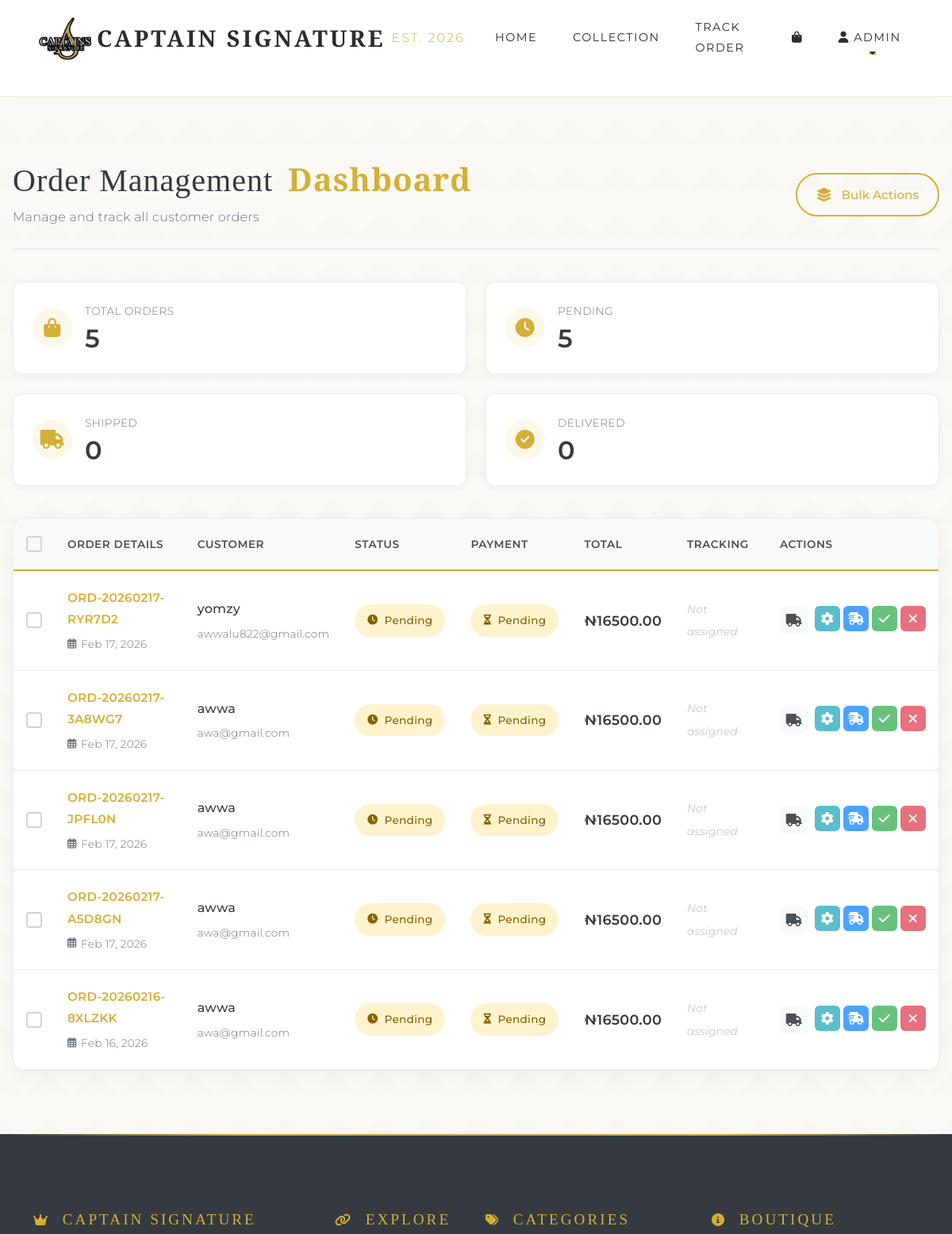
Page /admin/orders (signed in, upper part) on the earlier database version.
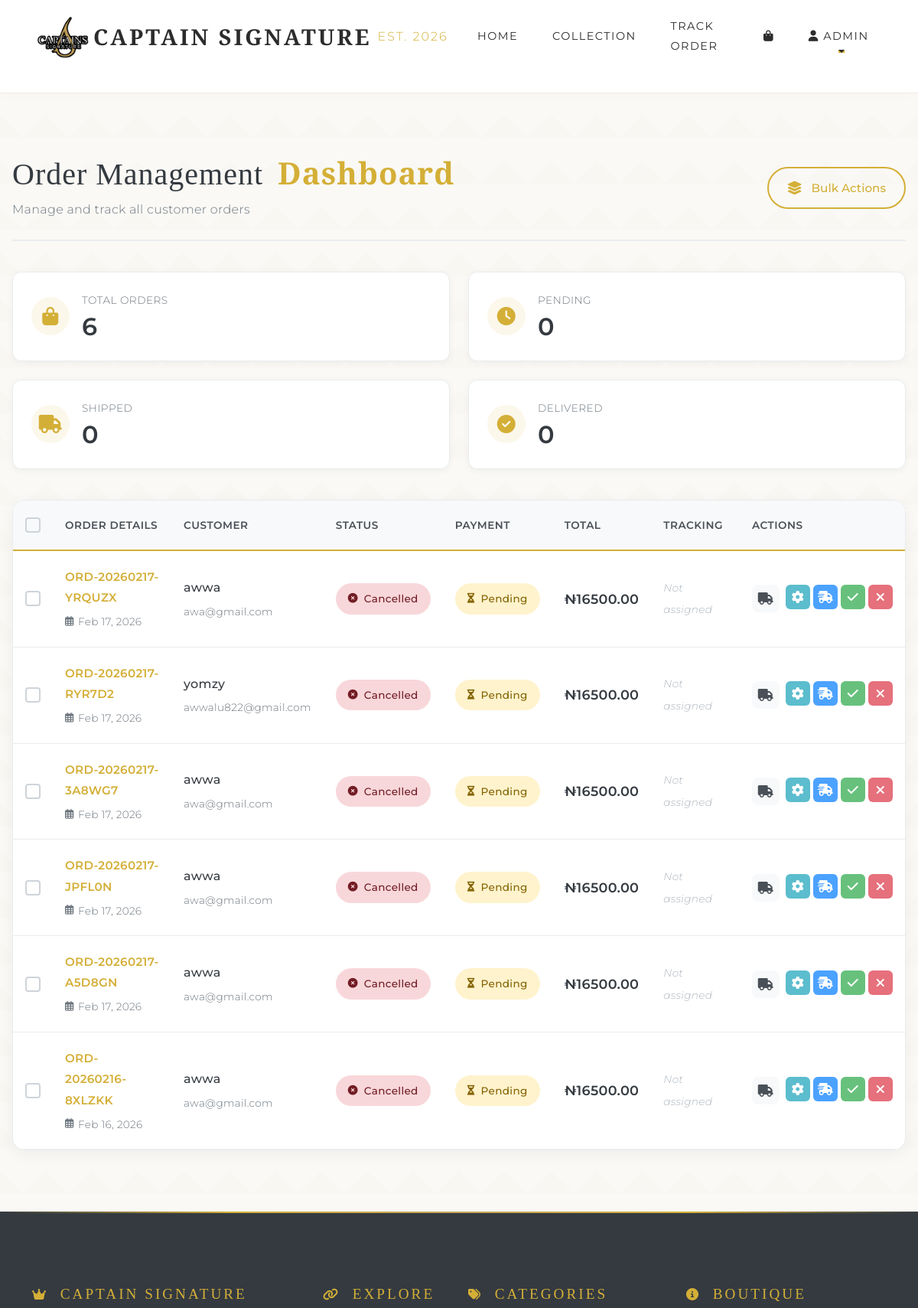
Same page on the later database version.
### models.py (models this page shows)
class Order(db.Model):
    id = db.Column(db.Integer, primary_key=True)
    order_number = db.Column(db.String(50), unique=True, default=generate_order_number)
    user_id = db.Column(db.Integer, db.ForeignKey('user.id'), nullable=False)
    order_date = db.Column(db.DateTime, default=datetime.utcnow)
    status = db.Column(db.String(50), default='pending')  # pending, processing, shipped, delivered, cancelled
    subtotal = db.Column(db.Float, default=0.0)
    delivery_fee = db.Column(db.Float, default=1500.00)
    total_amount = db.Column(db.Float, default=0.0)
    shipping_name = db.Column(db.String(100), nullable=True)
    shipping_address = db.Column(db.Text, nullable=True)
    shipping_city = db.Column(db.String(100), nullable=True)
    shipping_state = db.Column(db.String(100), nullable=True)
    shipping_phone = db.Column(db.String(20), nullable=True)
    shipping_email = db.Column(db.String(120), nullable=True)
    tracking_number = db.Column(db.String(100), nullable=True)
    carrier = db.Column(db.String(50), nullable=True)
    estimated_delivery = db.Column(db.DateTime, nullable=True)
    delivered_date = db.Column(db.DateTime, nullable=True)
    payment_method = db.Column(db.String(50), default='cash_on_delivery')
    payment_status = db.Column(db.String(50), default='pending')  # pending, paid
    admin_notes = db.Column(db.Text, nullable=True)
    customer_notes = db.Column(db.Text, nullable=True)
    items = db.relationship('OrderItem', backref='order', lazy=True, cascade='all, delete-orphan')
    tracking_updates = db.relationship('OrderTracking', backref='order', lazy=True, cascade='all, delete-orphan')

class User(UserMixin, db.Model):
    id = db.Column(db.Integer, primary_key=True)
    username = db.Column(db.String(80), unique=True, nullable=False)
    email = db.Column(db.String(120), unique=True, nullable=False)
    password = db.Column(db.String(200), nullable=False)
    is_admin = db.Column(db.Boolean, default=False)
    created_at = db.Column(db.DateTime, default=datetime.utcnow)
    phone = db.Column(db.String(20), nullable=True)
    address = db.Column(db.Text, nullable=True)
    city = db.Column(db.String(100), nullable=True)
    state = db.Column(db.String(100), nullable=True)
    orders = db.relationship('Order', backref='customer', lazy=True)

class Settings(db.Model):
    id = db.Column(db.Integer, primary_key=True)
    delivery_fee = db.Column(db.Float, default=1500.00)
    free_delivery_threshold = db.Column(db.Float, default=0.00)
    currency = db.Column(db.String(10), default='₦')
    site_name = db.Column(db.String(100), default='Captain Signature')
    updated_at = db.Column(db.DateTime, default=datetime.utcnow, onupdate=datetime.utcnow)
    updated_by = db.Column(db.Integer, db.ForeignKey('user.id'), nullable=True)
    @staticmethod
    def get_settings():
        try:
            settings = Settings.query.first()
            if not settings:
                settings = Settings()
                db.session.add(settings)
                db.session.commit()
            return settings
        except Exception as e:
            print(f"⚠ Error in get_settings: {e}")
            from types import SimpleNamespace
            return SimpleNamespace(
                delivery_fee=1500.00,
                free_delivery_threshold=0,
                currency='₦',
                site_name='Captain Signature'
            )

### app.py (the view)
@app.route('/admin/orders')
@login_required
def admin_orders():
    if not current_user.is_admin:
        abort(403)
    orders = Order.query.order_by(Order.order_date.desc()).all()
    return render_template('admin_orders.html', orders=orders)

### app.py (called while the page is built)
@login_manager.user_loader
def load_user(user_id):
    return User.query.get(int(user_id))

@app.before_request
def before_request():
    if 'cart' not in session:
        session['cart'] = {}
    try:
        cart = Cart()
        g.cart_count = cart.get_total_items()
    except Exception as e:
        print(f"Error getting cart count: {e}")
        g.cart_count = 0
    try:
        g.settings = Settings.get_settings()
    except Exception as e:
        print(f"Error getting settings: {e}")
        from types import SimpleNamespace
        g.settings = SimpleNamespace(
            delivery_fee=1500.00,
            free_delivery_threshold=0,
            currency='₦',
            site_name='Captain Signature'
        )

@app.context_processor
def inject_now():
    return {'now': datetime.now()}

### cart.py (called while the page is built)
    def get_total_items(self):
        total = 0
        for item in self.cart.values():
            if isinstance(item, dict) and 'quantity' in item:
                total += int(item['quantity'])
        return total

### templates/admin_orders.html (shortened to what the changed rows need)
{% extends "base.html" %}
{% block content %}
<div class="orders-container">
    <div class="header-section">
        <div class="header-content">
            <h1 class="page-title">
                <span class="title-text">Order Management</span>
                <span class="title-gold">Dashboard</span>
            </h1>
        </div>
    </div>
    <div class="stats-grid">
        <div class="stat-card">
            <div class="stat-info">
                <span class="stat-label">Total Orders</span>
                <span class="stat-value">{{ orders|length }}</span>
            </div>
        </div>
        <div class="stat-card">
            <div class="stat-info">
                <span class="stat-label">Pending</span>
                <span class="stat-value">{{ orders|selectattr('status', 'equalto', 'pending')|list|length }}</span>
            </div>
        </div>
    </div>
    <div class="table-wrapper">
        <table class="orders-table">
            <thead>
                <tr>
                    <th width="40">
                        <div class="checkbox-wrapper">
                            <label for="selectAll" class="checkbox-label"></label>
                        </div>
                    </th>
                    <th>Order Details</th>
                    <th>Customer</th>
                    <th>Status</th>
                    <th>Payment</th>
                    <th>Total</th>
                    <th>Tracking</th>
                    <th>Actions</th>
                </tr>
            </thead>
            <tbody>
                {% for order in orders %}
                <tr class="order-row" data-order-id="{{ order.id }}">
                    <td>
                        <div class="checkbox-wrapper">
                            <label for="order{{ order.id }}" class="checkbox-label"></label>
                        </div>
                    </td>
                    <td>
                        <div class="order-info">
                            <a href="{{ url_for('track_order_result', order_number=order.order_number) }}" target="_blank" class="order-number">
                                {{ order.order_number }}
                            </a>
                            <span class="order-date">
                                <i class="far fa-calendar-alt"></i>
                                {{ order.order_date.strftime('%b %d, %Y') }}
                            </span>
                        </div>
                    </td>
                    <td>
                        <div class="customer-info">
                            <span class="customer-name">{{ order.customer.username }}</span>
                            <span class="customer-email">{{ order.customer.email }}</span>
                        </div>
                    </td>
                    <td>
                        <span class="status-badge status-{{ order.status }}">
                            <i class="fas
                                {% if order.status == 'delivered' %}fa-check-circle
                                {% elif order.status == 'cancelled' %}fa-times-circle
                                {% elif order.status == 'shipped' %}fa-truck
                                {% elif order.status == 'processing' %}fa-spinner
                                {% else %}fa-clock{% endif %}">
                            </i>
                            {{ order.status|capitalize }}
                        </span>
                    </td>
                    <td>
                        <span class="payment-badge payment-{{ order.payment_status or 'pending' }}">
                            <i class="fas
                                {% if order.payment_status == 'paid' %}fa-credit-card
                                {% elif order.payment_status == 'failed' %}fa-exclamation-circle
                                {% else %}fa-hourglass-half{% endif %}">
                            </i>
                            {{ (order.payment_status or 'pending')|capitalize }}
                        </span>
                    </td>
                    <td class="order-total">
                        {{ g.settings.currency }}{{ "%.2f"|format(order.total_amount) }}
                    </td>
                    <td>
                        {% if order.tracking_number %}
                        <span class="tracking-info">
                            <i class="fas fa-box"></i>
                            {{ order.tracking_number }}
                        </span>
                        {% else %}
                        <span class="no-tracking">Not assigned</span>
                        {% endif %}
                    </td>
                    <td>
                        <div class="action-group">
                            <a href="{{ url_for('update_tracking', order_id=order.id) }}" class="action-btn" title="Update Tracking">
                                <i class="fas fa-truck"></i>
                            </a>
                            <div class="status-actions">
                                <a href="{{ url_for('update_order_status', order_id=order.id, status='processing') }}" class="status-btn processing-btn" title="Process">
                                    <i class="fas fa-cog"></i>
                                </a>
                                <a href="{{ url_for('update_order_status', order_id=order.id, status='shipped') }}" class="status-btn shipped-btn" title="Ship">
                                    <i class="fas fa-shipping-fast"></i>
                                </a>
                                <a href="{{ url_for('update_order_status', order_id=order.id, status='delivered') }}" class="status-btn delivered-btn" title="Deliver">
                                    <i class="fas fa-check"></i>
                                </a>
                                <a href="{{ url_for('update_order_status', order_id=order.id, status='cancelled') }}" class="status-btn cancelled-btn" title="Cancel">
                                    <i class="fas fa-times"></i>
                                </a>
                            </div>
                        </div>
                    </td>
                </tr>
                {% endfor %}
            </tbody>
        </table>
    </div>
</div>
{% endblock %}

Differences in the rows shown:
added Order: order_number "ORD-20260217-YRQUZX", order_date "Feb 17, 2026", customer.username "awwa", customer.email "awa@gmail.com", status "Cancelled", payment_status "Pending", {{ g.settings.currency }} "₦", total_amount "16500.00", shows "Not assigned"
changed Order "ORD-20260217-RYR7D2": status "Pending" → "Cancelled"
changed Order "ORD-20260217-3A8WG7": status "Pending" → "Cancelled"
changed Order "ORD-20260217-JPFL0N": status "Pending" → "Cancelled"
changed Order "ORD-20260217-A5D8GN": status "Pending" → "Cancelled"
changed Order "ORD-20260216-8XLZKK": status "Pending" → "Cancelled"
Other differences:
{{ orders|length }}: "5" → "6"
{{ orders|selectattr('status', 'equalto', 'pending')|list|length }}: "5" → "0"
